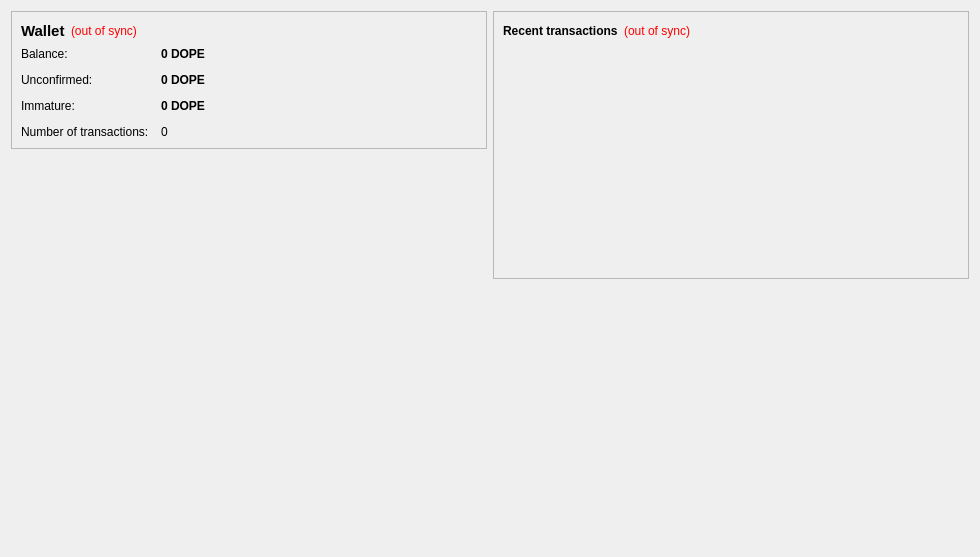
<?xml version="1.0" encoding="UTF-8"?>
<ui version="4.0">
 <class>OverviewPage</class>
 <widget class="QWidget" name="OverviewPage">
  <property name="geometry">
   <rect>
    <x>0</x>
    <y>0</y>
    <width>980</width>
    <height>557</height>
   </rect>
  </property>
  <property name="windowTitle">
   <string>Form</string>
  </property>
  <layout class="QHBoxLayout" name="horizontalLayout" stretch="1,1">
   <item>
    <layout class="QVBoxLayout" name="verticalLayout_2">
     <item>
      <widget class="QFrame" name="frame">
       <property name="frameShape">
        <enum>QFrame::StyledPanel</enum>
       </property>
       <property name="frameShadow">
        <enum>QFrame::Raised</enum>
       </property>
       <layout class="QVBoxLayout" name="verticalLayout_4">
        <item>
         <layout class="QHBoxLayout" name="horizontalLayout_4">
          <item>
           <widget class="QLabel" name="label_5">
            <property name="font">
             <font>
              <pointsize>11</pointsize>
              <weight>75</weight>
              <bold>true</bold>
             </font>
            </property>
            <property name="text">
             <string>Wallet</string>
            </property>
           </widget>
          </item>
          <item>
           <widget class="QLabel" name="labelWalletStatus">
            <property name="toolTip">
             <string>The displayed information may be out of date. Your wallet automatically synchronizes with the dopecoin network after a connection is established, but this process has not completed yet.</string>
            </property>
            <property name="styleSheet">
             <string notr="true">QLabel { color: red; }</string>
            </property>
            <property name="text">
             <string notr="true">(out of sync)</string>
            </property>
            <property name="alignment">
             <set>Qt::AlignLeading|Qt::AlignLeft|Qt::AlignVCenter</set>
            </property>
           </widget>
          </item>
          <item>
           <spacer name="horizontalSpacer_2">
            <property name="orientation">
             <enum>Qt::Horizontal</enum>
            </property>
            <property name="sizeHint" stdset="0">
             <size>
              <width>40</width>
              <height>20</height>
             </size>
            </property>
           </spacer>
          </item>
         </layout>
        </item>
        <item>
         <layout class="QFormLayout" name="formLayout_2">
          <property name="fieldGrowthPolicy">
           <enum>QFormLayout::AllNonFixedFieldsGrow</enum>
          </property>
          <property name="horizontalSpacing">
           <number>12</number>
          </property>
          <property name="verticalSpacing">
           <number>12</number>
          </property>
          <item row="0" column="0">
           <widget class="QLabel" name="label">
            <property name="text">
             <string>Balance:</string>
            </property>
           </widget>
          </item>
          <item row="0" column="1">
           <widget class="QLabel" name="labelBalance">
            <property name="font">
             <font>
              <weight>75</weight>
              <bold>true</bold>
             </font>
            </property>
            <property name="cursor">
             <cursorShape>IBeamCursor</cursorShape>
            </property>
            <property name="toolTip">
             <string>Your current balance</string>
            </property>
            <property name="text">
             <string notr="true">0 DOPE</string>
            </property>
            <property name="textInteractionFlags">
             <set>Qt::LinksAccessibleByMouse|Qt::TextSelectableByKeyboard|Qt::TextSelectableByMouse</set>
            </property>
           </widget>
          </item>
          <item row="1" column="0">
           <widget class="QLabel" name="label_3">
            <property name="text">
             <string>Unconfirmed:</string>
            </property>
           </widget>
          </item>
          <item row="1" column="1">
           <widget class="QLabel" name="labelUnconfirmed">
            <property name="font">
             <font>
              <weight>75</weight>
              <bold>true</bold>
             </font>
            </property>
            <property name="cursor">
             <cursorShape>IBeamCursor</cursorShape>
            </property>
            <property name="toolTip">
             <string>Total of transactions that have yet to be confirmed, and do not yet count toward the current balance</string>
            </property>
            <property name="text">
             <string notr="true">0 DOPE</string>
            </property>
            <property name="textInteractionFlags">
             <set>Qt::LinksAccessibleByMouse|Qt::TextSelectableByKeyboard|Qt::TextSelectableByMouse</set>
            </property>
           </widget>
          </item>
          <item row="3" column="0">
           <widget class="QLabel" name="label_2">
            <property name="text">
             <string>Number of transactions:</string>
            </property>
           </widget>
          </item>
          <item row="3" column="1">
           <widget class="QLabel" name="labelNumTransactions">
            <property name="toolTip">
             <string>Total number of transactions in wallet</string>
            </property>
            <property name="text">
             <string notr="true">0</string>
            </property>
           </widget>
          </item>
          <item row="2" column="0">
           <widget class="QLabel" name="labelImmatureText">
            <property name="text">
             <string>Immature:</string>
            </property>
           </widget>
          </item>
          <item row="2" column="1">
           <widget class="QLabel" name="labelImmature">
            <property name="font">
             <font>
              <weight>75</weight>
              <bold>true</bold>
             </font>
            </property>
            <property name="toolTip">
             <string>Mined balance that has not yet matured</string>
            </property>
            <property name="text">
             <string notr="true">0 DOPE</string>
            </property>
            <property name="textInteractionFlags">
             <set>Qt::LinksAccessibleByMouse|Qt::TextSelectableByKeyboard|Qt::TextSelectableByMouse</set>
            </property>
           </widget>
          </item>
         </layout>
        </item>
       </layout>
      </widget>
     </item>
     <item>
      <spacer name="verticalSpacer">
       <property name="orientation">
        <enum>Qt::Vertical</enum>
       </property>
       <property name="sizeHint" stdset="0">
        <size>
         <width>20</width>
         <height>40</height>
        </size>
       </property>
      </spacer>
     </item>
     <item>
      <widget class="QLabel" name="label_6">
       <property name="text">
        <string/>
       </property>
       <property name="pixmap">
        <pixmap resource="../bitcoin.qrc">:/images/res/images/main.png</pixmap>
       </property>
       <property name="alignment">
        <set>Qt::AlignBottom|Qt::AlignHCenter</set>
       </property>
       <property name="margin">
        <number>7</number>
       </property>
       <property name="indent">
        <number>-1</number>
       </property>
      </widget>
     </item>
    </layout>
   </item>
   <item>
    <layout class="QVBoxLayout" name="verticalLayout_3">
     <item>
      <widget class="QFrame" name="frame_2">
       <property name="frameShape">
        <enum>QFrame::StyledPanel</enum>
       </property>
       <property name="frameShadow">
        <enum>QFrame::Raised</enum>
       </property>
       <layout class="QVBoxLayout" name="verticalLayout">
        <item>
         <layout class="QHBoxLayout" name="horizontalLayout_2">
          <item>
           <widget class="QLabel" name="label_4">
            <property name="text">
             <string>&lt;b&gt;Recent transactions&lt;/b&gt;</string>
            </property>
           </widget>
          </item>
          <item>
           <widget class="QLabel" name="labelTransactionsStatus">
            <property name="toolTip">
             <string>The displayed information may be out of date. Your wallet automatically synchronizes with the dopecoin network after a connection is established, but this process has not completed yet.</string>
            </property>
            <property name="styleSheet">
             <string notr="true">QLabel { color: red; }</string>
            </property>
            <property name="text">
             <string notr="true">(out of sync)</string>
            </property>
            <property name="alignment">
             <set>Qt::AlignRight|Qt::AlignTrailing|Qt::AlignVCenter</set>
            </property>
           </widget>
          </item>
          <item>
           <spacer name="horizontalSpacer">
            <property name="orientation">
             <enum>Qt::Horizontal</enum>
            </property>
            <property name="sizeHint" stdset="0">
             <size>
              <width>40</width>
              <height>20</height>
             </size>
            </property>
           </spacer>
          </item>
         </layout>
        </item>
        <item>
         <widget class="QListView" name="listTransactions">
          <property name="styleSheet">
           <string notr="true">QListView { background: transparent; }</string>
          </property>
          <property name="frameShape">
           <enum>QFrame::NoFrame</enum>
          </property>
          <property name="verticalScrollBarPolicy">
           <enum>Qt::ScrollBarAlwaysOff</enum>
          </property>
          <property name="horizontalScrollBarPolicy">
           <enum>Qt::ScrollBarAlwaysOff</enum>
          </property>
          <property name="selectionMode">
           <enum>QAbstractItemView::NoSelection</enum>
          </property>
         </widget>
        </item>
       </layout>
      </widget>
     </item>
     <item>
      <spacer name="verticalSpacer_2">
       <property name="orientation">
        <enum>Qt::Vertical</enum>
       </property>
       <property name="sizeHint" stdset="0">
        <size>
         <width>20</width>
         <height>40</height>
        </size>
       </property>
      </spacer>
     </item>
    </layout>
   </item>
  </layout>
 </widget>
 <resources>
  <include location="../bitcoin.qrc"/>
 </resources>
 <connections/>
</ui>
